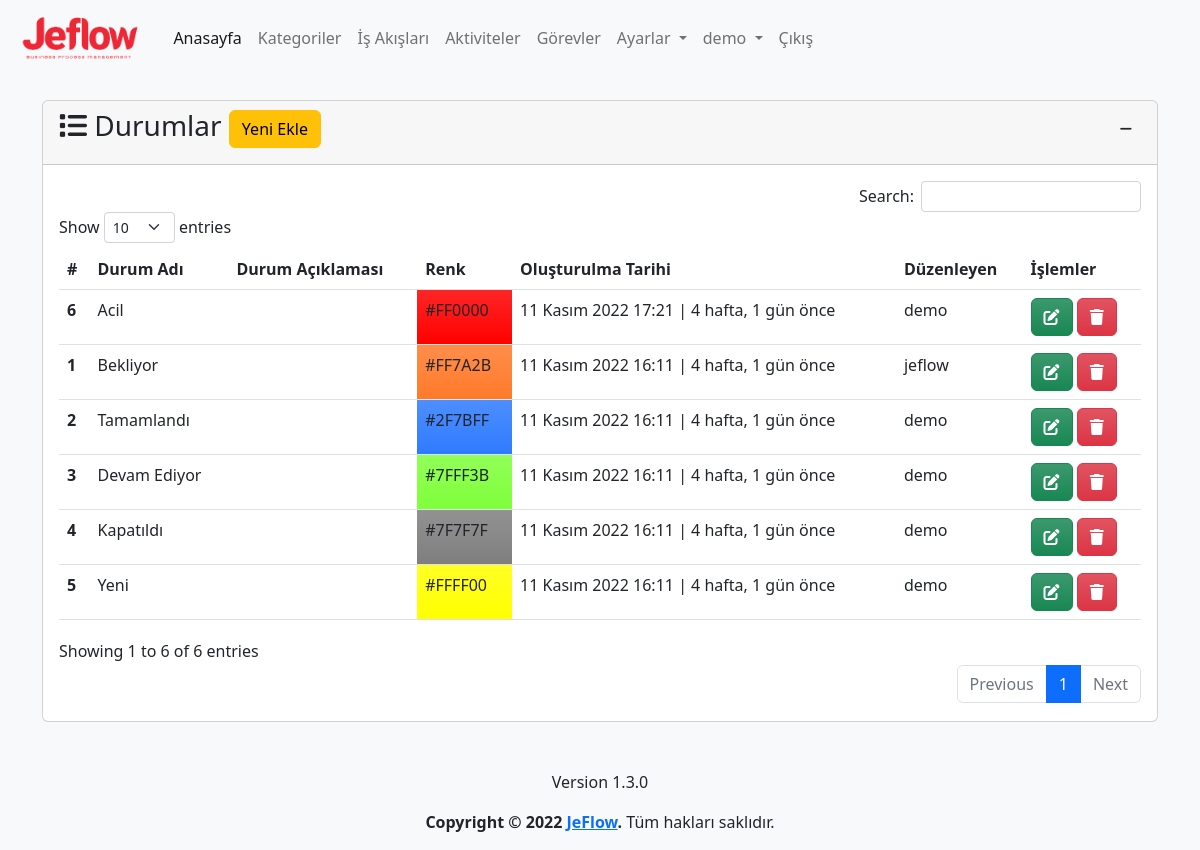
The page /state (signed in) on the database its author committed.
### app/models.py (models this page shows, shortened)
class State(models.Model):
    name=models.CharField(max_length=100,verbose_name='Durum')
    description=models.TextField(verbose_name='Açıklama', blank=True, null=True)
    color=ColorField(default='#FFFFFF',verbose_name='Renk')
    created_date=models.DateTimeField(auto_now_add=True, verbose_name='Oluşturulma Tarihi', blank=True, null=True)
    user=models.ForeignKey(User,on_delete=models.PROTECT,verbose_name='Kullanıcı', blank=True, null=True)
    class Meta:
        verbose_name='Durum'
        verbose_name_plural='Durumlar'

### app/views.py (the view, shortened to what this page needs)
# urls.py: path('state', views.state, name='state'),
@login_required(login_url='/user/login/')
def state(request):
    state_form=StateForm()
    states = State.objects.order_by('-created_date')
    context = {
        'state_form':state_form,
        'states': states
    }
    return render(request, 'app/state.html', context)

### app/forms.py
class StateForm(forms.ModelForm):
    class Meta:
        model=State
        fields=('name', 'color', 'description')

### templates/app/state.html (shortened to what this page needs)
{% extends 'layout.html' %}
{% load humanize %}
{% block content %}
{% load crispy_forms_tags %}
<div class="row mt-3">
    <div class="col-md-12">
        <div class="card">
            <div class="card-header">
                <h3 class="card-title">
                    <i class="fa-solid fa-list"></i>
                    Durumlar
                    <button type="button" class="btn btn-warning" data-bs-toggle="modal" data-bs-target="#stateModal">
                        Yeni Ekle
                    </button>
                    <div class="float-end">
                        <button class="btn btn-sm" type="button" data-bs-toggle="collapse"
                            data-bs-target="#collapseState" aria-expanded="false" aria-controls="collapseState">
                            <i class="fa-solid fa-minus"></i>
                        </button>
                    </div>
                </h3>
            </div>
            <div class="collapse show" id="collapseState">
                <div class="card-body">
                    {% if states %}
                    <table id="state" class="table table-hover">
                        <thead>
                            <tr>
                                <th scope="col">#</th>
                                <th scope="col">Durum Adı</th>
                                <th scope="col">Durum Açıklaması</th>
                                <th scope="col">Renk</th>
                                <th scope="col">Oluşturulma Tarihi</th>
                                <th scope="col">Düzenleyen</th>
                                <th scope="col">İşlemler</th>
                            </tr>
                        </thead>
                        <tbody>
                            {% for state in states %}
                            <tr>
                                <th scope="row">{{ state.id }}</th>
                                <td>{{ state.name }}</td>
                                <td>{{ state.description | safe }}</td>
                                <td class="bg-gradient" style="background-color: {{ state.color }}">{{ state.color }}
                                </td>
                                <td>{{ state.created_date }} | {{ state.created_date | timesince}} önce</td>
                                <td>{{ state.user }}</td>
                                <td>
                                    <a class="btn btn-success bg-gradient" href="{% url 'state_update' state.id %}"
                                        data-bs-toggle="popover" data-bs-trigger="hover" data-bs-title="Düzenle"
                                        data-bs-content="Seçili satırdaki kaydı düzenler.">
                                        <i class="fa-solid fa-pen-to-square"></i>
                                    </a>
                                    <a class="btn btn-danger bg-gradient" href="{% url 'state_delete' state.id %}"
                                        data-bs-toggle="popover" data-bs-trigger="hover" data-bs-title="Sil"
                                        data-bs-content="Seçili satırdaki kaydı siler.">
                                        <i class="fa-solid fa-trash"></i>
                                    </a>
                                </td>
                            </tr>
                            {% endfor %}
                        </tbody>
                    </table>
                    {% else %}
                    <div class="alert alert-warning">
                        <p>Durum bulunamadı.</p>
                    </div>
                    {% endif %}
                </div>
            </div>
        </div>
    </div>
</div>
{% endblock %}

### templates/layout.html (shortened to what this page needs)
{% load static %}
<!doctype html>
<html lang="tr">
<head>
  <link href="https://cdn.jsdelivr.net/npm/bootstrap@5.2.2/dist/css/bootstrap.min.css" rel="stylesheet"
>
  <link rel="stylesheet" type="text/css" href="https://cdn.datatables.net/1.12.1/css/dataTables.bootstrap5.min.css">
  <link rel="stylesheet" type="text/css"
    href="https://cdn.datatables.net/responsive/2.3.0/css/responsive.dataTables.min.css">
  <link rel="stylesheet" type="text/css" href="https://cdn.datatables.net/buttons/2.2.3/css/buttons.bootstrap5.min.css">
  <link href="https://cdn.jsdelivr.net/npm/summernote@0.8.18/dist/summernote-lite.min.css" rel="stylesheet">
  <link href="https://cdn.jsdelivr.net/npm/select2@4.1.0-rc.0/dist/css/select2.min.css" rel="stylesheet" />
  <link rel="stylesheet" href="{% static 'css/jeflow.css' %}">
</head>
<body class="bg-light">
  <header>
    <nav class="navbar navbar-expand-lg bg-light">
      <div class="container-fluid">
        <a class="navbar-brand" href="{% url 'index' %}">
          <img class="logo" src="{% static 'img/logo-text.png' %}" alt="JeFlow">
        </a>
        <div class="collapse navbar-collapse" id="navbarNavDropdown">
          <ul class="navbar-nav">
            <li class="nav-item">
              <a class="nav-link active" aria-current="page" href="{% url 'index' %}">Anasayfa</a>
            </li>
            {% if user.is_authenticated %}
            <li class="nav-item">
              <a class="nav-link" href="{% url 'category' %}">Kategoriler</a>
            </li>
            <li class="nav-item">
              <a class="nav-link" href="{% url 'process' %}">İş Akışları</a>
            </li>
            <li class="nav-item">
              <a class="nav-link" href="{% url 'activity' %}">Aktiviteler</a>
            </li>
            <li class="nav-item">
              <a class="nav-link" href="{% url 'task' %}">Görevler</a>
            </li>
            <li class="nav-item dropdown">
              <a class="nav-link dropdown-toggle" href="{% url 'settings' %}" role="button" data-bs-toggle="dropdown"
                aria-expanded="false">
                Ayarlar
              </a>
            </li>
            <li class="nav-item dropdown">
              <a class="nav-link dropdown-toggle" href="{% url 'profile' %}" role="button" data-bs-toggle="dropdown"
                aria-expanded="false">
                {{ user }}
              </a>
            </li>
            <li class="nav-item">
              <a class="nav-link" href="javascript:{document.getElementById('logout').submit()}">Çıkış</a>
            </li>
            {% else %}
            <li class="nav-item">
              <a class="nav-link" href="{% url 'register' %}">Kayıt Ol</a>
            </li>
            {% endif %}
          </ul>
        </div>
      </div>
    </nav>
  </header>
  <main>
    <div class="container mt-4">
      {% block content %}
      {% endblock %}
    </div>
  </main>
  <footer class="mt-5">
    <div class="d-flex flex-column justify-content-center align-items-center">
      <p>{% include 'partials/_version.html' %}</p>
      <p><strong>Copyright &copy; 2022 <a href="{% url 'index' %}">JeFlow</a>.</strong> Tüm hakları saklıdır.</p>
    </div>
  </footer>
</body>
</html>

### static/css/jeflow.css (style rules this page uses)
img.logo { height: 50px; }

### rows shown on the page
State: id "6", name "Acil", color "#FF0000", created_date "11 Kasım 2022 17:21", created_date "4 hafta, 1 gün", user "demo"
State: id "1", name "Bekliyor", color "#FF7A2B", created_date "11 Kasım 2022 16:11", created_date "4 hafta, 1 gün", user "jeflow"
State: id "2", name "Tamamlandı", color "#2F7BFF", created_date "11 Kasım 2022 16:11", created_date "4 hafta, 1 gün", user "demo"
State: id "3", name "Devam Ediyor", color "#7FFF3B", created_date "11 Kasım 2022 16:11", created_date "4 hafta, 1 gün", user "demo"
State: id "4", name "Kapatıldı", color "#7F7F7F", created_date "11 Kasım 2022 16:11", created_date "4 hafta, 1 gün", user "demo"
State: id "5", name "Yeni", color "#FFFF00", created_date "11 Kasım 2022 16:11", created_date "4 hafta, 1 gün", user "demo"

### other values the page prints
{{ user }} "demo"
